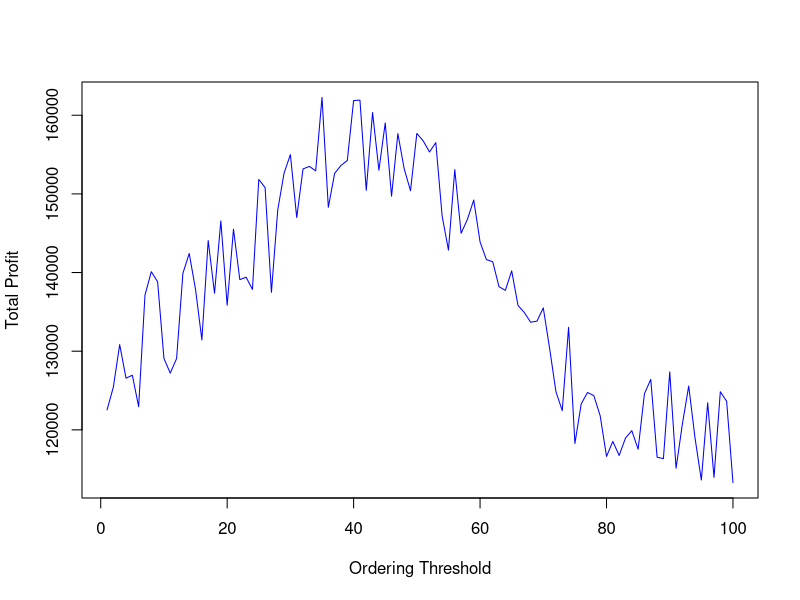

Reproduce this figure in R.
rm(list = ls())
gc()

# S = Maximum Inventory
# s = Ordering threshold
# x = Inventory
# y = Order size
# C = Ordering cost (C = 150*y + 500)
# H = Holding Cost (H = 0.5*x per day)
# R = Revenue (200 per item)
# L = Length of time until order is delivered (3 days)
# D = Demand
# z = Items ordered but not received

S = 100
TotalProfit <- NA
OrderingThreshold <- NA

for (s in 1:100) {
  
  x <- NA
  y <- NA
  D <- NA
  x[1] = 100
  C <- NA
  R <- NA
  H <- NA
  P <- NA
  z = 0
  
  for (t in 1:365) {
    if (t>=4) {
      if(y[t-3]>0){
        x[t] = x[t] + y[t-3]
        C[t] = 150*y[t-3]+500
        z = 0
      }
      else {
        C[t] = 0
      }
    }
    else {
      C[t] = 0
    }
    
    if (x[t] < s && z==0) {
      y[t] = S - x[t]
      z = y[t]
    }
    else {
      y[t] = 0
    }
    D[t] = rpois(1,10)
    if(x[t]>=D[t]) {
      x[t+1] = x[t] - D[t]
      R[t] = 200 * D[t]
    }
    else {
      x[t+1] = 0
      R[t] = 200 * x[t]
    }
    H[t] = 0.5 * x[t+1]
    P[t] = R[t] - C[t] - H[t]
  }
  TotalProfit[s] = sum(P)
  OrderingThreshold[s] = s
}
#Results <- t(rbind(s,x,y,D,R,C,H,P))
Results <- t(rbind(OrderingThreshold,TotalProfit))
colnames(Results) <- c("Ordering Threshold", "Total Profit")
plot(OrderingThreshold,TotalProfit, type = "l", xlab = "Ordering Threshold", ylab = "Total Profit", col = "blue")
